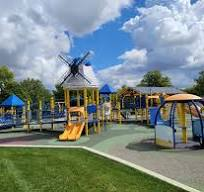
#> input picture Resources/Photos/parkk.jpg, 204 x 192 px
$ python basic_functions.py
#> lines starting #> are read from the running program, lines starting #| are printed output that depends on the picture; after the words box and inside, x2 and y2 are one past the last pixel; in counts of white or black regions, pixels touching at a corner belong together
#pylint:disable=no-member

import cv2 as cv

# Read in an image
img = cv.imread('../Resources/Photos/parkk.jpg')
#> img is the input picture: shape (192, 204, 3); mean B, G, R 132.6, 135, 121.1
cv.imshow('Park', img)

# Converting to grayscale
gray = cv.cvtColor(img, cv.COLOR_BGR2GRAY)
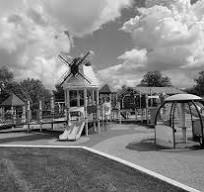
#> gray: shape (192, 204); min 0, max 252, mean 130.6
cv.imshow('Gray', gray)

# Blur
blur = cv.GaussianBlur(img, (7,7), cv.BORDER_DEFAULT)
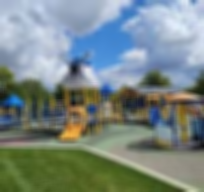
#> blur: shape (192, 204, 3); mean B, G, R 132.6, 135, 121.1
cv.imshow('Blur', blur)

# Edge Cascade
canny = cv.Canny(blur, 125, 175)
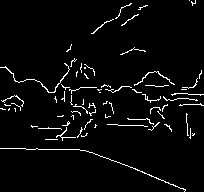
#> canny: shape (192, 204); 3.8% white in thin lines or dots
cv.imshow('Canny Edges', canny)

# Dilating the image
dilated = cv.dilate(canny, (7,7), iterations=3)
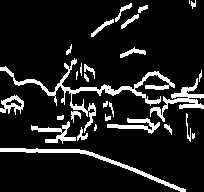
#> dilated: shape (192, 204); 11.8% white; 29 white regions (5 under 20 px), largest, box (x1, y1, x2, y2) and area: (0, 58, 175, 133) 1404, (0, 148, 186, 192) 754, (150, 78, 204, 122) 593
cv.imshow('Dilated', dilated)

# Eroding
eroded = cv.erode(dilated, (7,7), iterations=3)
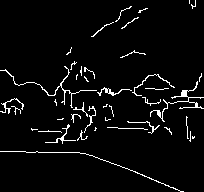
#> eroded: shape (192, 204); 4.2% white in thin lines or dots
cv.imshow('Eroded', eroded)

# Resize
resized = cv.resize(img, (500,500), interpolation=cv.INTER_CUBIC)
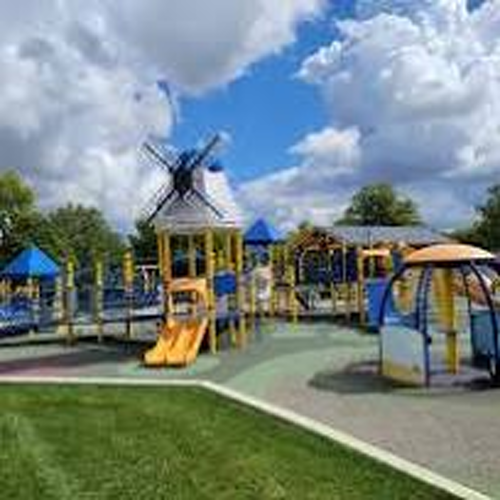
#> resized: shape (500, 500, 3); mean B, G, R 132.6, 135, 121.1
cv.imshow('Resized', resized)

# Cropping
cropped = img[50:200, 200:400]
cv.imshow('Cropped', cropped)

$ run again, with Resources/Photos/al.jpg copied over Resources/Photos/parkk.jpg
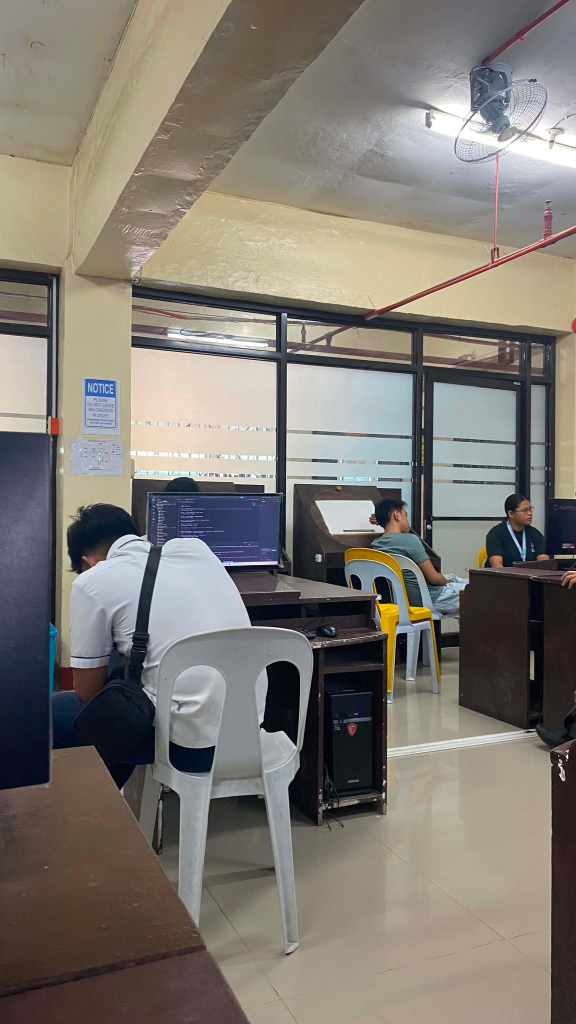
#> input picture Resources/Photos/al.jpg, 1152 x 2048 px (shown at 1/2 size)
#> img is the input picture: shape (2048, 1152, 3); mean B, G, R 115.1, 122.3, 127.3
#> `canny = cv.Canny(blur, 125, 175)`:
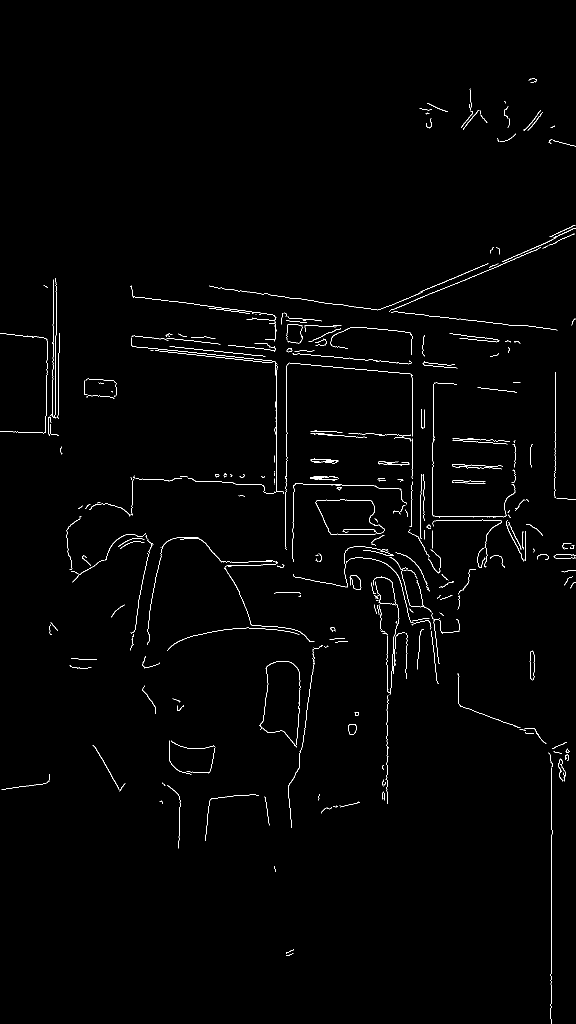
#> canny: shape (2048, 1152) (shown at 1/2 size); 1% white in thin lines or dots
#> dilated: shape (2048, 1152); 2.7% white; 208 white regions (20 under 20 px), largest, box (x1, y1, x2, y2) and area: (262, 666, 568, 991) 4514, (778, 450, 1152, 664) 3551, (586, 1093, 920, 1371) 3510
#> eroded: shape (2048, 1152); 1.1% white in thin lines or dots
#> `cropped = img[50:200, 200:400]`:
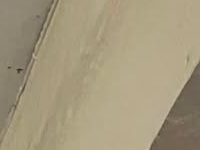
#> cropped: shape (150, 200, 3); mean B, G, R 125, 152.3, 164.1

$ run again, with Resources/Photos/dogcat.jpg copied over Resources/Photos/parkk.jpg
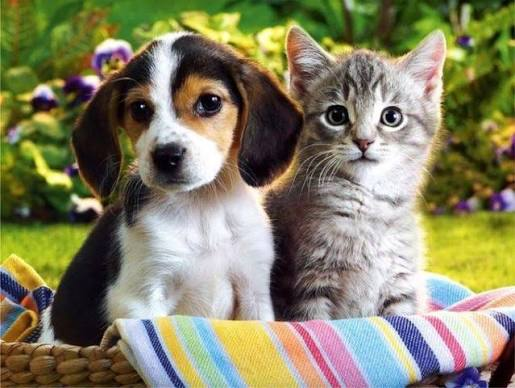
#> input picture Resources/Photos/dogcat.jpg, 515 x 388 px
#> img is the input picture: shape (388, 515, 3); mean B, G, R 100.6, 130.1, 133
#> `canny = cv.Canny(blur, 125, 175)`:
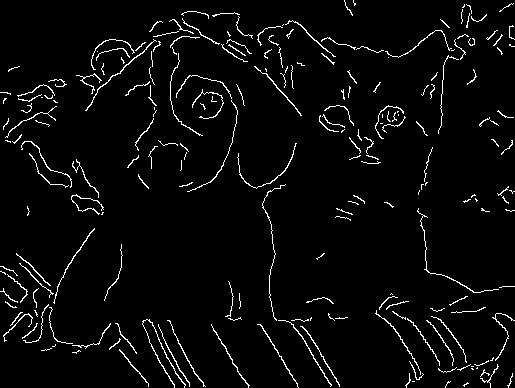
#> canny: shape (388, 515); 3.7% white in thin lines or dots
#> dilated: shape (388, 515); 9.6% white; 125 white regions (5 under 20 px), largest, box (x1, y1, x2, y2) and area: (76, 11, 220, 114) 1734, (5, 84, 58, 146) 757, (407, 316, 489, 376) 746
#> eroded: shape (388, 515); 3.9% white in thin lines or dots
#> `cropped = img[50:200, 200:400]`:
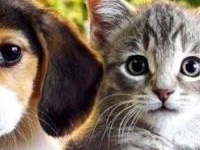
#> cropped: shape (150, 200, 3); mean B, G, R 101.4, 113.7, 127.6
